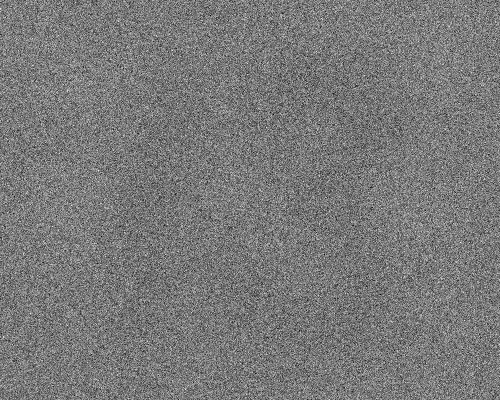
#> input picture 1 Week/noisy_number.png, 500 x 400 px, found by its file name
$ python Quiz1.py
#> lines starting #> are read from the running program, lines starting #| are printed output that depends on the picture
# -*- coding: utf-8 -*-
"""
Created on Thu Feb  3 12:53:26 2022

@author: hujo8
"""

import cv2 as cv
from PIL import Image
import numpy as np
from scipy import ndimage
from scipy.ndimage import gaussian_filter
import matplotlib.pyplot as plt
from skimage.segmentation import mark_boundaries, find_boundaries
from scipy.linalg import circulant

## Opg 1


myImage = cv.imread(r'C:\Users\hujo8\OneDrive\Advanced image analysis\noisy_number.png',0)
#> myImage is the input picture: shape (400, 500); min 0, max 255, mean 121.2
# img1 = Image.fromarray(myImage)
# img1.show()


# Initializing value of x-axis and y-axis
# in the range -1 to 1
x, y = np.meshgrid(np.linspace(-1,1,13), np.linspace(-1,1,13))
dst = (x*x+y*y)

# Initializing sigma and muu
sigma = 1

# Calculating Gaussian array
gauss = 1/(2*sigma*np.pi) * np.exp(-(dst) / ( 2.0 * sigma ) )

# gauss = gauss * 1/(np.sum(gauss))


g = ndimage.convolve(myImage,gauss)
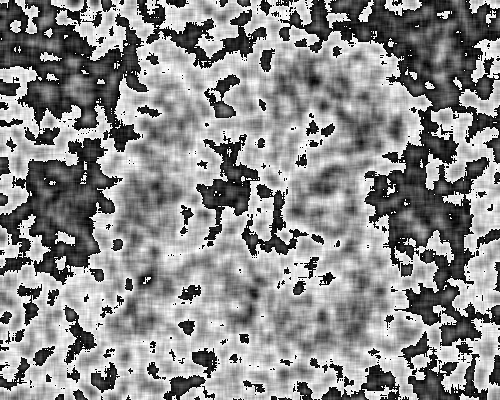
#> g: shape (400, 500); min 0, max 255, mean 139.9

# img = Image.fromarray(g)
# img.show()

#ans 13


## Opg 2

myImage = cv.imread(r'C:\Users\hujo8\OneDrive\Advanced image analysis\fuel_cells\fuel_cell_1.tif',0)
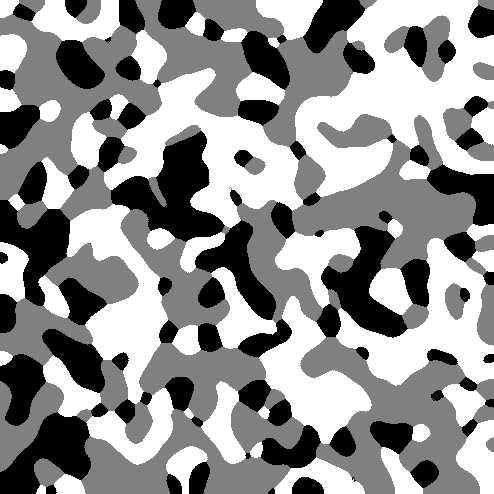
#> input picture 1 Week/fuel_cells/fuel_cell_1.tif, 494 x 494 px, found by its file name
#> myImage is the input picture: shape (494, 494); min 0, max 255, mean 144.8
# img = Image.fromarray(myImage)
# img.show()

imgb = find_boundaries(myImage, mode='outer').astype(np.uint8)
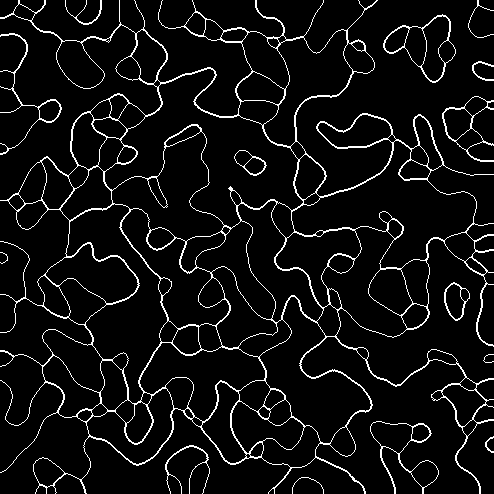
#> imgb: shape (494, 494); values 0 (black) and 1 (white), 6.5% white in thin lines or dots

print(np.sum(imgb))
#| 15768

# imgb = Image.fromarray(imgb*255)
# imgb.show()

#ans 21847

## Opg 3

with open('curves/dino_noisy.txt') as f:
#> (reads 1 Week/curves/dino_noisy.txt from the repository)
    array = []
    for line in f: # read rest of lines
        array.append([float(x) for x in line.split()])

X = np.reshape(array,[200,2])

fig1, ax1 = plt.subplots()

plt.plot(X[:,0], X[:,1], color='black')


I = np.identity(len(X))

Lambda = 0.25


g = np.zeros(200)

g[0] = -2
g[1] = 1
g[199] = 1

L = circulant(g)

Xnew = np.dot((I + Lambda * L),X)

fig2, ax1 = plt.subplots()

plt.plot(Xnew[:,0], Xnew[:,1], color='black')

temp = np.sqrt((Xnew[199,0]-Xnew[0,0])**2+(Xnew[199,1]-Xnew[0,1])**2)

for i in range(199):
    temp = np.sqrt((Xnew[i,0]-Xnew[i+1,0])**2+(Xnew[i,1]-Xnew[i+1,1])**2) + temp

print(temp)
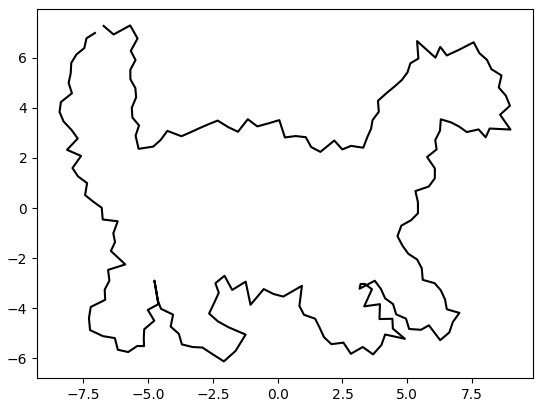
#> figure drawn by matplotlib, 1 panel
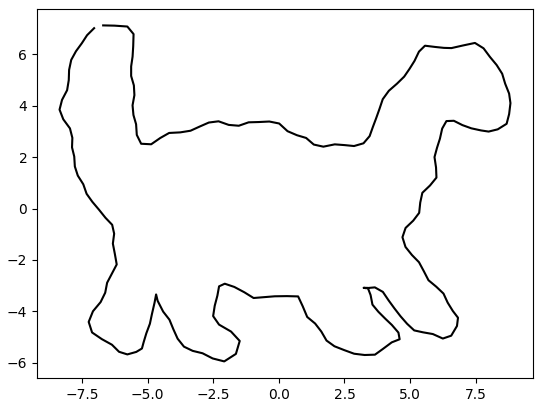
#> figure drawn by matplotlib, 1 panel
